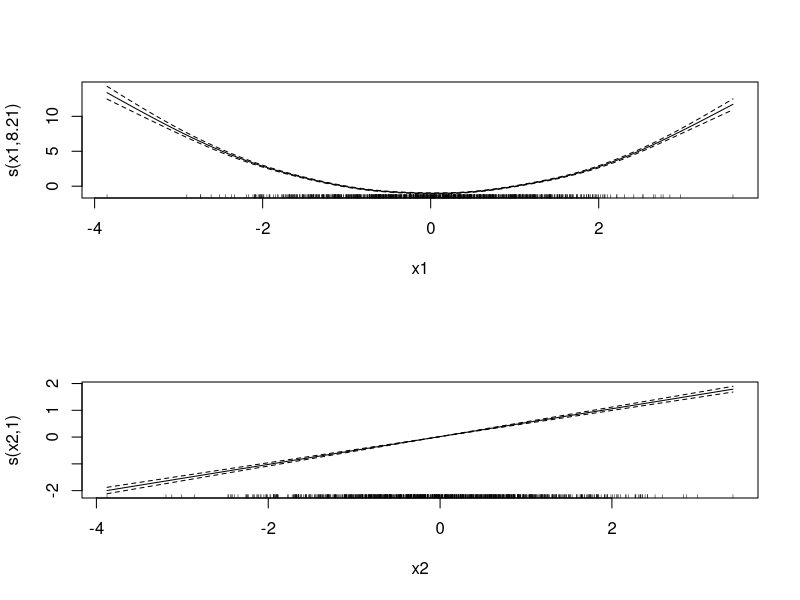
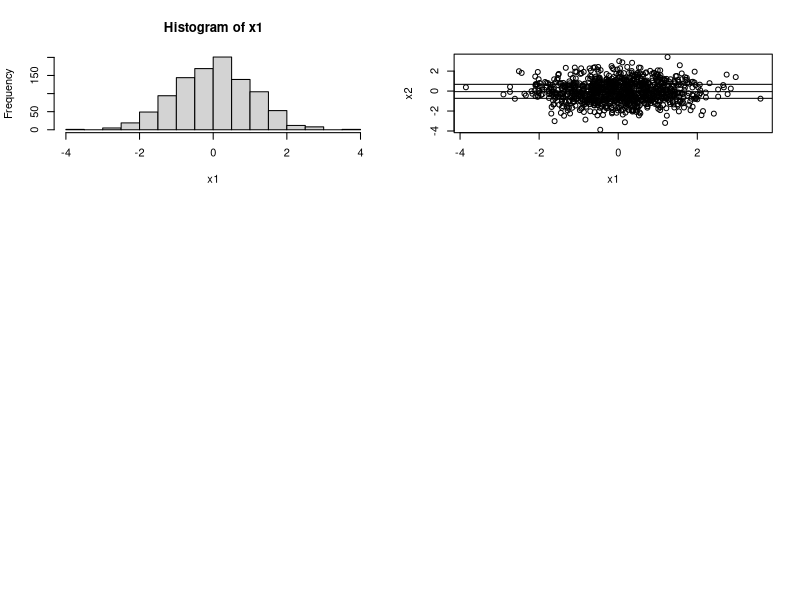

Source code (R) for these figures, in order: (Note: this script raises an error after producing the figures.)
# TEst
# Estimation par backfitting dans les modèles additifs non linéaires
library(nlme)
library(mgcv)

### Etude par Simulation
# fonctions
f1 = function(x){
	f1 = x^2 - 1
}

f2 = function(x){
	f2 = x/2
}

# Simulation
n = 1000
sig2 = 0.25
mu = 0
x1 = rnorm(n, mean=0, sd=1)
x2 = rnorm(n, mean=0, sd=1)

y = mu + f1(x1) + f2(x2) + rnorm(n, mean=0, sd=sqrt(sig2))

# Estimation
modgam <- gam(y ~ s(x1) + s(x2))
summary(modgam)
par(mfrow=c(2, 1))
plot(modgam,scale=0,select=1,shade=TRUE, shade.col="cyan")
plot(modgam,scale=0,select=2,shade=TRUE, shade.col="cyan")

par(mfrow=c(3,2))
hist(x1)
plot(x1, x2)
abline(h=quantile(x2, 0.25))
abline(h=quantile(x2, 0.5))
abline(h=quantile(x2, 0.75))


x2_b = NULL
x1_b = NULL
y_b = NULL

x2_mb = NULL
x1_mb = NULL
y_mb = NULL

x2_mh = NULL
x1_mh = NULL
y_mh = NULL

x2_h = NULL
x1_h = NULL
y_h = NULL

b = 1
mb = 1
mh = 1
h = 1
for(i in 1:length(x2)){
	if(x2[i] < quantile(x2, 0.25)){
		x2_b[j] = x2[i]
		x1_b[j] = x1[i]
		y_b[j] = y[i]
		j = j + 1
	}
	if(x2[i] > quantile(x2, 0.25) & x2[i] < quantile(x2, 0.5)){
		x2_mb[mb] = x2[i]
		x1_mb[mb] = x1[i]
		y_mb[mb] = y[i]
		mb = mb + 1
	}
	if(x2[i] > quantile(x2, 0.5) & x2[i] < quantile(x2, 0.75)){
		x2_mh[mh] = x2[i]
		x1_mh[mh] = x1[i]
		y_mh[mh] = y[i]
		mh = mh + 1
	}
	if(x2[i] > quantile(x2, 0.75)){
		x2_h[h] = x2[i]
		x1_h[h] = x1[i]
		y_h[h] = y[i]
		h = h + 1
	}
}

modgam_b <- gam(y_b ~ s(x1_b) +s(x2_b))
modgam_mb <- gam(y_mb ~ s(x1_mb) +s(x2_mb))
modgam_mh <- gam(y_mh ~ s(x1_mh) +s(x2_mh))
modgam_h <- gam(y_h ~ s(x1_h) +s(x2_h))
plot(modgam_b,scale=0,select=1,shade=TRUE, shade.col="cyan", lwd=2)
lines(seq(-3,3, b=0.2), f1(seq(-3,3, b=0.2)), lwd=2, col="red")
plot(modgam_mb,scale=0,select=1,shade=TRUE, shade.col="cyan", lwd=2)
lines(seq(-3,3, b=0.2), f1(seq(-3,3, b=0.2)), lwd=2, col="red")
plot(modgam_mh,scale=0,select=1,shade=TRUE, shade.col="cyan", lwd=2)
lines(seq(-3,3, b=0.2), f1(seq(-3,3, b=0.2)), lwd=2, col="red")
plot(modgam_h,scale=0,select=1,shade=TRUE, shade.col="cyan", lwd=2)
lines(seq(-3,3, b=0.2), f1(seq(-3,3, b=0.2)), lwd=2, col="red")






#### Partial estimation
# 9 regions de proba 1/9
#partial = function(x1, x2, x3, y){

n = length(x1)
x1r = matrix(data=NA, nrow=n, ncol=9)
x2r = matrix(data=NA, nrow=n, ncol=9)
x3r = matrix(data=NA, nrow=n, ncol=9)
yr = matrix(data=NA, nrow=n, ncol=9)

ir = c(1,1,1,1,1,1,1,1,1)

for(i in 1:n){
	# Which region
	if(x1[i] < quantile(x1, 1/3)){
		if(x2[i] < quantile(x2, 1/3)){
			region = 1
		}
		if(x2[i] > quantile(x2, 1/3) & x2[i] < quantile(x2, 2/3)){
			region = 2
		}
		if(x2[i] > quantile(x2, 2/3)){
			region = 3
		}
	}
	if(x1[i] > quantile(x1, 1/3) & x1[i] < quantile(x1, 2/3)){
		if(x2[i] < quantile(x2, 1/3)){
			region = 4
		}
		if(x2[i] > quantile(x2, 1/3) & x2[i] < quantile(x2, 2/3)){
			region = 5
		}
		if(x2[i] > quantile(x2, 2/3)){
			region = 6
		}
	}
	if(x1[i] > quantile(x1, 2/3)){
		if(x2[i] < quantile(x2, 1/3)){
			region = 7
		}
		if(x2[i] > quantile(x2, 1/3) & x2[i] < quantile(x2, 2/3)){
			region = 8
		}
		if(x2[i] > quantile(x2, 2/3)){
			region = 9
		}
	}
	
	# Affect
	x1r[ir[region], region] = x1[i]
	x2r[ir[region], region] = x2[i]
	x3r[ir[region], region] = x3[i]
	yr[ir[region], region] = y[i]
	ir[region] = ir[region] + 1
}

# Estimation partielle
modgam_1 <- gam(yr[1:ir[1]-1,1] ~ s(x1r[1:ir[1]-1,1]) + s(x2r[1:ir[1]-1,1]) + s(x3r[1:ir[1]-1,1]))
modgam_2 <- gam(yr[1:ir[2]-1,2] ~ s(x1r[1:ir[2]-1,2]) + s(x2r[1:ir[2]-1,2]) + s(x3r[1:ir[2]-1,2]))
modgam_3 <- gam(yr[1:ir[3]-1,3] ~ s(x1r[1:ir[3]-1,3]) + s(x2r[1:ir[3]-1,3]) + s(x3r[1:ir[3]-1,3]))
modgam_4 <- gam(yr[1:ir[4]-1,4] ~ s(x1r[1:ir[4]-1,4]) + s(x2r[1:ir[4]-1,4]) + s(x3r[1:ir[4]-1,4]))
modgam_5 <- gam(yr[1:ir[5]-1,5] ~ s(x1r[1:ir[5]-1,5]) + s(x2r[1:ir[5]-1,5]) + s(x3r[1:ir[5]-1,5]))
modgam_6 <- gam(yr[1:ir[6]-1,6] ~ s(x1r[1:ir[6]-1,6]) + s(x2r[1:ir[6]-1,6]) + s(x3r[1:ir[6]-1,6]))
modgam_7 <- gam(yr[1:ir[7]-1,7] ~ s(x1r[1:ir[7]-1,7]) + s(x2r[1:ir[7]-1,7]) + s(x3r[1:ir[7]-1,7]))
modgam_8 <- gam(yr[1:ir[8]-1,8] ~ s(x1r[1:ir[8]-1,8]) + s(x2r[1:ir[8]-1,8]) + s(x3r[1:ir[8]-1,8]))
modgam_9 <- gam(yr[1:ir[9]-1,9] ~ s(x1r[1:ir[9]-1,9]) + s(x2r[1:ir[9]-1,9]) + s(x3r[1:ir[9]-1,9]))

modgam <- gam(y ~ s(x1) + s(x2) + s(x3))

# Plots
par(mfrow=c(4,3))
hist(x3)

plot(x1, x2)
abline(v=quantile(x1, 1/3), col="red")
abline(v=quantile(x1, 2/3), col="red")
abline(h=quantile(x2, 1/3), col="red")
abline(h=quantile(x2, 2/3), col="red")

plot(modgam,scale=0,select=3,shade=TRUE, lwd=2, col="red" )


# Observé-prévu
plot(predict(modgam_1), yr[1:ir[1]-1,1], main="bg")
abline(0,1, col="red")
plot(predict(modgam_2), yr[1:ir[2]-1,2], main="mg")
abline(0,1, col="red")
plot(predict(modgam_3), yr[1:ir[3]-1,3], main="hg")
abline(0,1, col="red")
plot(predict(modgam_4), yr[1:ir[4]-1,4], main="bm")
abline(0,1, col="red")
plot(predict(modgam_5), yr[1:ir[5]-1,5], main="mm")
abline(0,1, col="red")
plot(predict(modgam_6), yr[1:ir[6]-1,6], main="mh")
abline(0,1, col="red")
plot(predict(modgam_7), yr[1:ir[7]-1,7], main="bd")
abline(0,1, col="red")
plot(predict(modgam_8), yr[1:ir[8]-1,8], main="md")
abline(0,1, col="red")
plot(predict(modgam_9), yr[1:ir[9]-1,9], main="hd")
abline(0,1, col="red")

# Estimateur x3
plot(modgam_1,scale=0,select=3,shade=TRUE, shade.col="cyan", main="bg")
plot(modgam_2,scale=0,select=3,shade=TRUE, shade.col="cyan", main="mg")
plot(modgam_3,scale=0,select=3,shade=TRUE, shade.col="cyan", main="hg")

plot(modgam_4,scale=0,select=3,shade=TRUE, shade.col="cyan", main="hm")
plot(modgam_5,scale=0,select=3,shade=TRUE, shade.col="cyan", main="mm")
plot(modgam_6,scale=0,select=3,shade=TRUE, shade.col="cyan", main="bm")

plot(modgam_7,scale=0,select=3,shade=TRUE, shade.col="cyan", main="bd")
plot(modgam_8,scale=0,select=3,shade=TRUE, shade.col="cyan", main="md")
plot(modgam_9,scale=0,select=3,shade=TRUE, shade.col="cyan", main="hd")



par(mfrow=c(2, 2))

plot(modgam, select=3, ylim=c(-40,100), main='Estimateurs global')
plot(modgam_1, select=3, ylim=c(-40,100), main='Estimateurs global - region bas gauche')
plot(modgam_5, select=3, ylim=c(-40,100), main='Estimateurs global - region milieu')
plot(modgam_7, select=3, ylim=c(-40,100), main='Estimateurs global - region bas droite')
